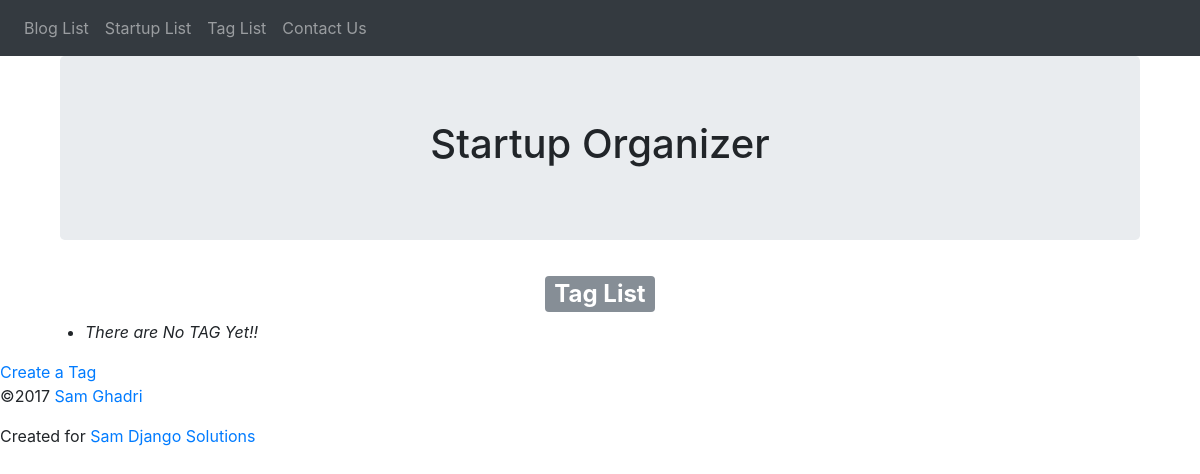
The page /tag/ on the database as committed earlier.
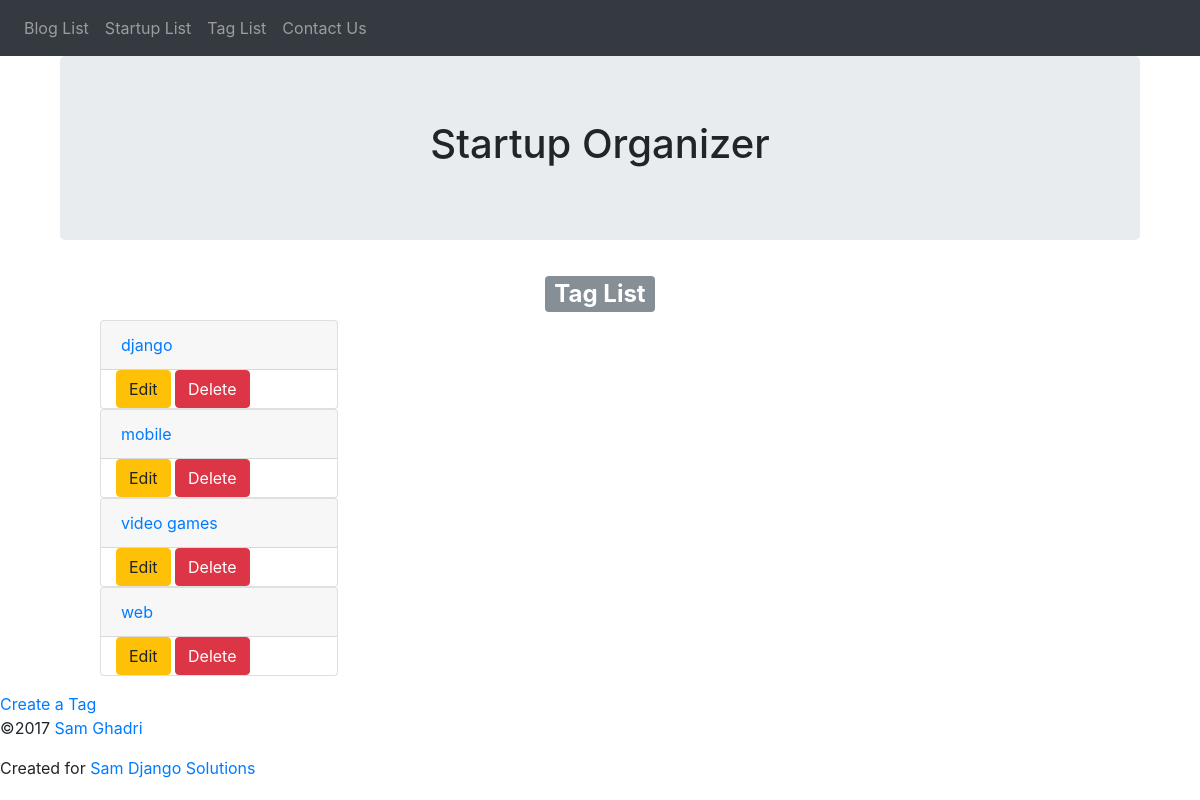
The same page on the database as committed later.
### organizer/models.py (models this page shows, shortened)
class Tag(models.Model):
    name = models.CharField(max_length=40, unique=True)
    slug = models.SlugField(max_length=40,
                            unique=True,
                            help_text='A label for URL config')
    class Meta:
        ordering = ['name']
    def get_absolute_url(self):
        return reverse('organizer:organizer_tag_detail',
                        kwargs={'slug':self.slug})
    def get_update_url(self):
        return reverse('organizer:organizer_tag_update', kwargs={'slug':self.slug})
    def get_delete_url(self):
        return reverse('organizer:organizer_tag_delete', kwargs={'slug':self.slug})

### organizer/views.py (the view)
# urls.py: url(r'^tag/$', views.Taglist.as_view(), name='organizer_tag_list'),
class Taglist(View):
    page_kwarg = 'page'
    template_name = 'organizer/tag_list.html'
    paginate_by = 5
    def get(self, request):
        tags = Tag.objects.all()
        paginator = Paginator(tags,
                            self.paginate_by)
        page_number = request.GET.get(self.page_kwarg)
        try:
            page = paginator.page(page_number)
        except PageNotAnInteger:
            page = paginator.page(1)
        except EmptyPage:
            page = paginator.page(paginator.num_pages)
        if page.has_previous():
            prev_url = "?{pkw}={n}".format(pkw=self.page_kwarg,
                        n=page.previous_page_number())
        else:
            prev_url = None
        if page.has_next():
            next_url = '?{pkw}={n}'.format(pkw=self.page_kwarg,
                        n=page.next_page_number())
        else:
            next_url = None
        context = {
            "is_paginated": page.has_other_pages(),
            "next_page_url": next_url,
            "paginator": paginator,
            "previous_page_url": prev_url,
            'tag_list': page}
        return render(request, self.template_name, context)

### organizer/templates/organizer/tag_list.html (shortened to what this page needs)
{% extends "organizer/base_organizer.html" %}
{% block content %}
<center><h2><span class="badge badge-secondary">Tag List</span></h2></center>
<ul>
  {% for tag in tag_list %}
  <div class="col-lg-3 col-md-6 cold-sm-12">
  <li class="card">
    <a class="card-header" href="{{ tag.get_absolute_url }}">{{ tag.name }}</a>
    <div class="container">
      <a class='btn btn-warning' href="{{ tag.get_update_url }}">Edit</a>
      <a class='btn btn-danger' href="{{ tag.get_delete_url }}">Delete</a>
  </li>
  </div>
    {% empty %}
    <li>
      <em>There are No TAG Yet!!</em>
    </li>
  {% endfor %}
</ul>
</div>
<div>
  <a href="{% url 'organizer:organizer_tag_create' %}"> Create a Tag</a>
</div>
{% endblock %}

Rows that differ between the two databases and show on the page:
added Tag: name "django"
added Tag: name "mobile"
added Tag: name "video games"
added Tag: name "web"
Other text that changed with them:
text no longer shown: "There are No TAG Yet!!"
